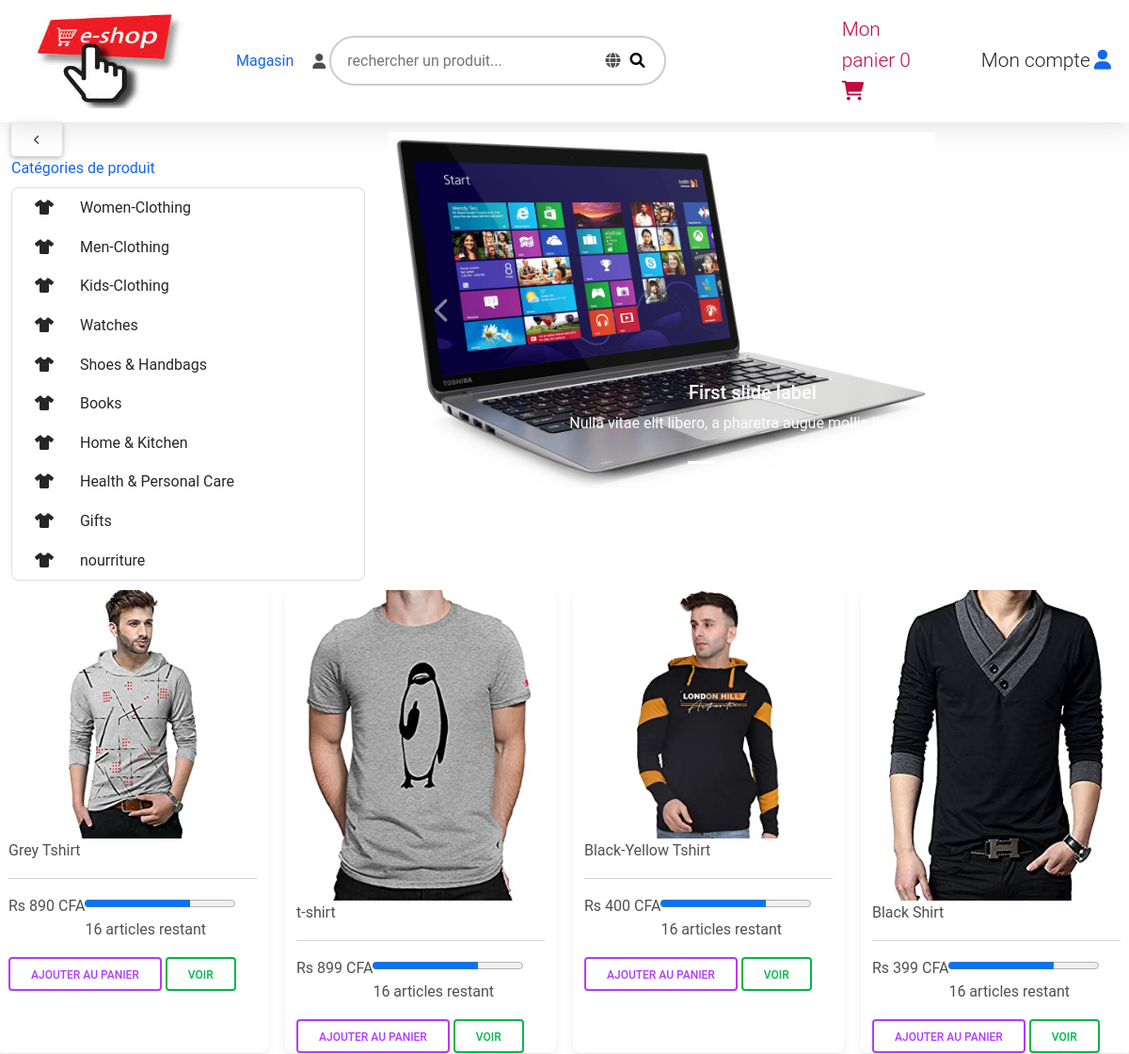
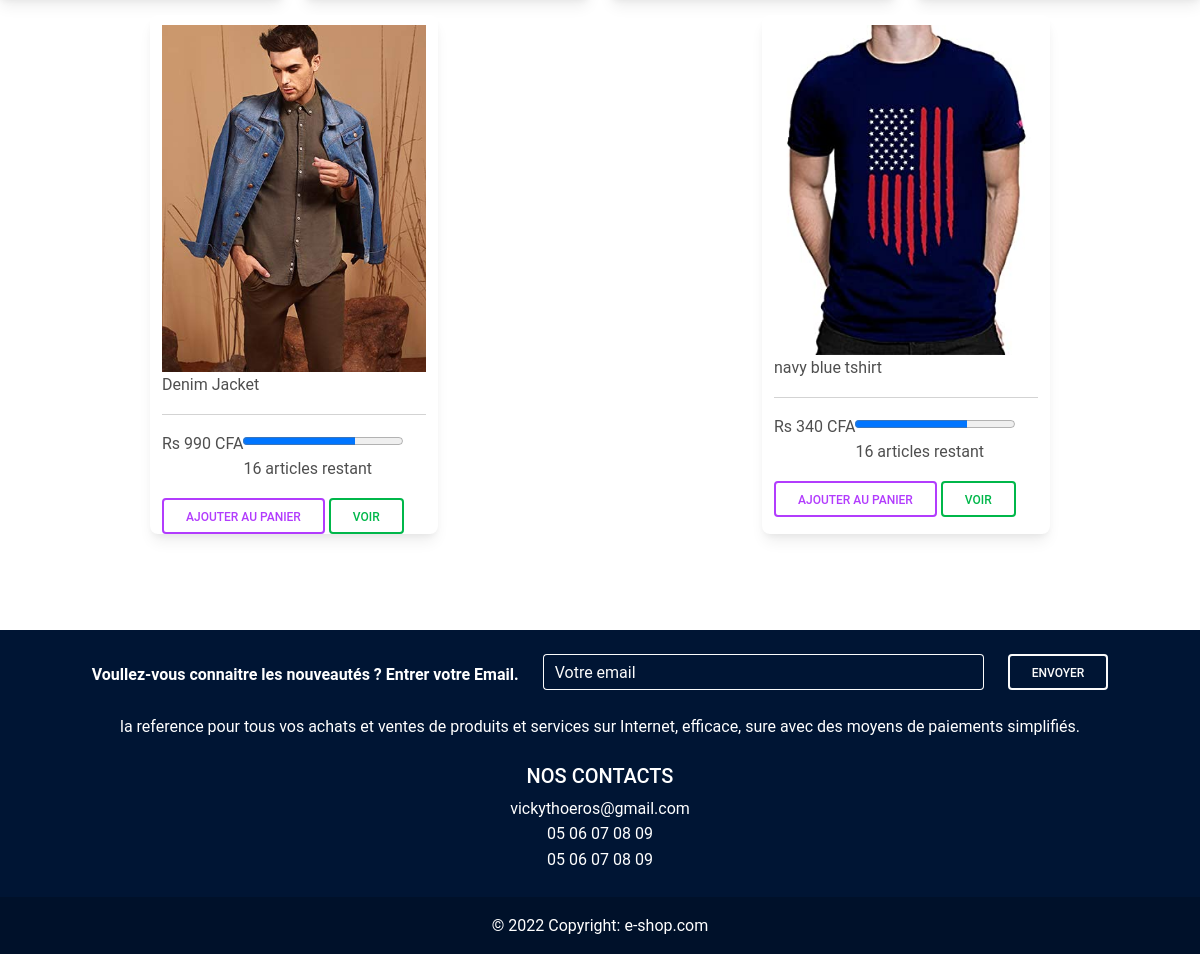
Screenshot of /store?category=23 with the database file from the repository (2 pictures, top to bottom).
### store/models/category.py (models this page shows, shortened)
class Category(models.Model):
    name= models.CharField(max_length=50)
    @staticmethod
    def get_all_categories():
        return Category.objects.all()

### store/models/product.py (models this page shows, shortened)
class Products(models.Model):
    name = models.CharField(max_length=60)
    price= models.IntegerField(default=0)
    category= models.ForeignKey(Category,on_delete=models.CASCADE,default=1 )
    description= models.CharField(max_length=250, default='', blank=True, null= True)
    image= models.ImageField(upload_to='uploads/products/')
    @staticmethod
    def get_all_products_by_categoryid(category_id):
        if category_id:
            return Products.objects.filter (category=category_id)
        else:
            return Products.get_all_products()

### store/views/home.py (the view)
# urls.py: path('' , include('store.urls'))
def store(request):
    cart = request.session.get('cart')
    if not cart:
        request.session['cart'] = {}
    products = None
    categories = Category.get_all_categories()
    categoryID = request.GET.get('category')
    if categoryID:
        products = Products.get_all_products_by_categoryid(categoryID)
    else:
        products = Products.get_all_products()
    data = {}
    data['products'] = products
    data['categories'] = categories
    print('you are : ', request.session.get('email'))
    return render(request, 'index.html', data)

### store/templatetags/custom_filter.py (called while the page is built)
@register.filter(name='currency')
def currency(number):
    return "Rs "+str(number)

### store/templates/index.html
{% extends 'base.html' %}
{% block content %}
{% include "body/carrousel.html" %}
{% include "body/product.html" %}
{% endblock %}

### store/templates/body/carrousel.html (shortened to what this page needs)
{% load static %}
<div class="main container-fluid">
    <div class="row">
        <div class="col-md-4 list-categorie">
            <div class="list-categorie-controller d-none d-md-block">
                <button class="btn ">
					<i class="fas fa-angle-left" ></i>
				</button>
            </div>
            <div class="list-categorie-title">
                <a href="" class="" aria-current="true">Catégories de produit</a>
            </div>
            <div class="list-group mt-2">
                {% for category in categories %}
                <a href="/?category={{category.id}}" class="list-group-item">
                    <i class="fa-solid fa-shirt me-4"></i> {{category.name}}
                </a>
                {% endfor %}
            </div>
        </div>
        <div class="col-md-8 carousel-produit">
            <div id="carouselExampleCaptions" class="carousel slide carousel-fade" data-mdb-ride="carousel">
                <div class="carousel-indicators">
                    <button type="button" data-mdb-target="#carouselExampleCaptions" data-mdb-slide-to="0" class="active" aria-current="true" aria-label="Slide 1"></button>
                    <button type="button" data-mdb-target="#carouselExampleCaptions" data-mdb-slide-to="1" aria-label="Slide 2"></button>
                    <button type="button" data-mdb-target="#carouselExampleCaptions" data-mdb-slide-to="2" aria-label="Slide 3"></button>
                    <button type="button" data-mdb-target="#carouselExampleCaptions" data-mdb-slide-to="3" aria-label="Slide 4"></button>
                </div>
                <div class="carousel-inner">
                    <div class="carousel-item active">
                        <img src="./static/images/header/produit1.png" class="d-block " alt="Wild Landscape" style="width: 75%;height: 100%;margin-top: 10px;" />
                        <div class="carousel-caption d-none d-md-block">
                            <h5>First slide label</h5>
                            <p>Nulla vitae elit libero, a pharetra augue mollis interdum.</p>
                        </div>
                    </div>
                </div>
                <button class="carousel-control-prev" type="button" data-mdb-target="#carouselExampleCaptions" data-mdb-slide="prev">
				  <span class="carousel-control-prev-icon" aria-hidden="true"></span>
				</button>
                <button class="carousel-control-next" type="button" data-mdb-target="#carouselExampleCaptions" data-mdb-slide="next">
				  <span class="carousel-control-next-icon" aria-hidden="true"></span>
				</button>
            </div>
        </div>
    </div>
</div>

### store/templates/body/product.html (shortened to what this page needs)
{% load cart %} {% load custom_filter %}
<div class="row">
    {% for product in products %}
    <div class="card mx-auto mb-3" id={{product.id}} style="width: 18rem;padding-top:10px;">
        <img class="thumbnail" src="{{product.image.url}}">
        <div class="box-element product">
            <p>{{product.name}}</p>
            <hr>
            <p style="display: inline-block;float: left;">{{product.price|currency}} CFA</p>
            <progress id="file" max="100" value="70"> 70% </progress>
            <p style="display: inline-block;justify-content: center;">16 articles restant</p>
            <form action="/#{{product.id}}" method="POST" class="btn-block">
                <input type="submit" class="btn btn-outline-secondary add-btn update-cart" value="Ajouter Au Panier">
                <a class="btn btn-outline-success" href="{% url 'details' product.id %}">Voir</a>
            </form>
        </div>
    </div>
    {% endfor %}
</div>

### rows the page displays
Category: name "Women-Clothing"
Category: name "Men-Clothing"
Category: name "Kids-Clothing"
Category: name "Watches"
Category: name "Shoes & Handbags"
Category: name "Books"
Category: name "Home & Kitchen"
Category: name "Health & Personal Care"
Category: name "Gifts"
Category: name "nourriture"
Products: image (picture), name "Grey Tshirt", price "Rs 890"
Products: image (picture), name "t-shirt", price "Rs 899"
Products: image (picture), name "Black-Yellow Tshirt", price "Rs 400"
Products: image (picture), name "Black Shirt", price "Rs 399"
Products: image (picture), name "Denim Jacket", price "Rs 990"
Products: image (picture), name "navy blue tshirt", price "Rs 340"

### other values shown
{{ request.session.cart.keys|length }} "0"
